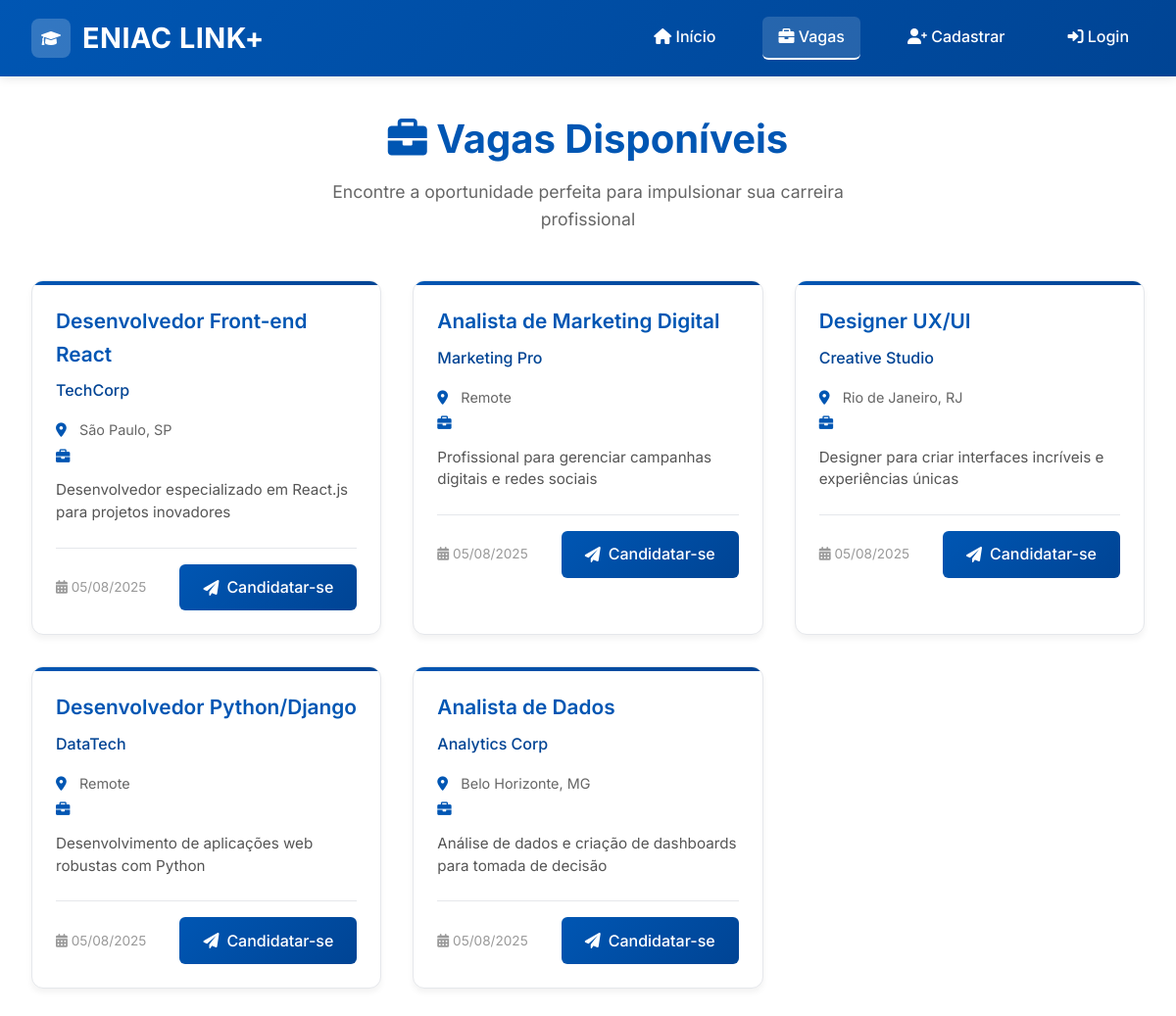
Screenshot of /vagas_original.php with the database file from the repository.
### tables this page shows
CREATE TABLE vagas (
    id INT AUTO_INCREMENT PRIMARY KEY,
    titulo VARCHAR(150) NOT NULL,
    empresa VARCHAR(100) NOT NULL,
    descricao TEXT NOT NULL,
    requisitos TEXT,
    beneficios TEXT,
    salario_min DECIMAL(10,2),
    salario_max DECIMAL(10,2),
    tipo_contrato ENUM('clt', 'pj', 'estagio', 'freelancer', 'temporario'),
    modalidade ENUM('presencial', 'remoto', 'hibridinhas', 'híbrido') DEFAULT 'presencial',
    localizacao VARCHAR(100),
    nivel ENUM('junior', 'pleno', 'senior', 'gerencia', 'diretoria'),
    area VARCHAR(50),
    status ENUM('ativa', 'pausada', 'encerrada') DEFAULT 'ativa',
    data_publicacao DATE,
    data_encerramento DATE,
    vagas_disponiveis INT DEFAULT 1,
    visualizacoes INT DEFAULT 0,
    data_criacao TIMESTAMP DEFAULT CURRENT_TIMESTAMP,
    data_atualizacao TIMESTAMP DEFAULT CURRENT_TIMESTAMP ON UPDATE CURRENT_TIMESTAMP
);

### vagas_original.php (the view, shortened to what this page needs)
<?php
try {
    $database = new Database();
    $pdo = $database->connect();
    $sql = "SELECT * FROM vagas WHERE status = 'ativa' ORDER BY data_criacao DESC";
    $stmt = $pdo->prepare($sql);
    $stmt->execute();
    $vagas = $stmt->fetchAll(PDO::FETCH_ASSOC);
} catch (PDOException $e) {
    $vagas = [];
    error_log("Erro ao buscar vagas: " . $e->getMessage());
}
?>
<!DOCTYPE html>
<html lang="pt-br">
<head>
  <link rel="stylesheet" href="https://cdnjs.cloudflare.com/ajax/libs/font-awesome/6.0.0/css/all.min.css">
</head>
<body>
  <header>
    <div class="header-container">
      <div class="logo-section">
        <div class="logo-icon">
          <i class="fas fa-graduation-cap"></i>
        </div>
        <h2>ENIAC LINK+</h2>
      </div>
      <nav>
        <a href="index.php"><i class="fas fa-home"></i> Início</a>
        <a href="vagas.php" class="active"><i class="fas fa-briefcase"></i> Vagas</a>
        <a href="cadastro.php"><i class="fas fa-user-plus"></i> Cadastrar</a>
        <a href="login_admin.php"><i class="fas fa-sign-in-alt"></i> Login</a>
      </nav>
    </div>
  </header>
  <div class="main-container">
    <div class="page-header">
      <h1><i class="fas fa-briefcase"></i> Vagas Disponíveis</h1>
      <p>Encontre a oportunidade perfeita para impulsionar sua carreira profissional</p>
    </div>
    <?php if (!empty($vagas)): ?>
      <div class="vagas-grid">
        <?php foreach ($vagas as $vaga): ?>
          <div class="vaga-card">
            <div class="vaga-header">
              <h3 class="vaga-title"><?php echo htmlspecialchars($vaga['titulo']); ?></h3>
              <p class="vaga-empresa"><?php echo htmlspecialchars($vaga['empresa']); ?></p>
            </div>
            <div class="vaga-info">
              <div class="vaga-info-item">
                <i class="fas fa-map-marker-alt"></i>
                <span><?php echo htmlspecialchars($vaga['localizacao']); ?></span>
              </div>
              <div class="vaga-info-item">
                <i class="fas fa-briefcase"></i>
              </div>
            </div>
            <div class="vaga-descricao">
              <?php echo nl2br(htmlspecialchars($vaga['descricao'])); ?>
            </div>
            <div class="vaga-footer">
              <span class="vaga-data">
                <i class="fas fa-calendar-alt"></i>
                <?php echo date('d/m/Y', strtotime($vaga['data_criacao'])); ?>
              </span>
              <a href="candidatar_vaga.php?id=<?php echo $vaga['id']; ?>" class="btn-candidatar">
                <i class="fas fa-paper-plane"></i>
                Candidatar-se
              </a>
            </div>
          </div>
        <?php endforeach; ?>
      </div>
    <?php endif; ?>
  </div>
</body>
</html>

### vagas_original.php (style rules this page uses)
* { box-sizing: border-box; margin: 0; padding: 0; }
body { font-family: 'Inter', sans-serif; background-color: #ffffff; color: #333; line-height: 1.6; }
header { background: linear-gradient(135deg, #0056b3, #004494); padding: 0; color: white; box-shadow: 0 2px 10px rgba(0, 0, 0, 0.1); position: relative; }
.header-container { max-width: 1200px; margin: 0 auto; display: flex; justify-content: space-between; align-items: center; padding: 1rem 2rem; }
.logo-section { display: flex; align-items: center; gap: 12px; }
.logo-section h2 { font-size: 1.8rem; font-weight: 700; letter-spacing: 0.5px; }
.logo-icon { width: 40px; height: 40px; background: rgba(255, 255, 255, 0.2); border-radius: 8px; display: flex; align-items: center; justify-content: center; }
nav { display: flex; gap: 2rem; }
nav a { color: white; text-decoration: none; font-weight: 500; padding: 0.5rem 1rem; border-radius: 6px; transition: all 0.3s ease; }
nav a.active { background: rgba(255, 255, 255, 0.15); border-bottom: 2px solid #ffffff; }
.main-container { max-width: 1200px; margin: 0 auto; padding: 2rem; }
.page-header { text-align: center; margin-bottom: 3rem; }
.page-header h1 { color: #0056b3; font-size: 2.5rem; font-weight: 700; margin-bottom: 0.5rem; }
.page-header p { color: #666; font-size: 1.1rem; max-width: 600px; margin: 0 auto; }
.vagas-grid { display: grid; grid-template-columns: repeat(auto-fit, minmax(350px, 1fr)); gap: 2rem; margin-top: 2rem; }
.vaga-card { background: white; border-radius: 12px; padding: 1.5rem; box-shadow: 0 4px 6px rgba(0, 0, 0, 0.05); border: 1px solid #e5e7eb; transition: all 0.3s ease; position: relative; overflow: hidden; }
.vaga-card::before { content: ''; position: absolute; top: 0; left: 0; right: 0; height: 4px; background: linear-gradient(135deg, #0056b3, #004494); }
.vaga-header { margin-bottom: 1rem; }
.vaga-title { color: #0056b3; font-size: 1.3rem; font-weight: 600; margin-bottom: 0.5rem; }
.vaga-empresa { color: #004494; font-size: 1rem; font-weight: 500; }
.vaga-info { margin: 1rem 0; }
.vaga-info-item { display: flex; align-items: center; margin-bottom: 0.5rem; color: #666; font-size: 0.9rem; }
.vaga-info-item i { width: 16px; margin-right: 8px; color: #0056b3; }
.vaga-descricao { color: #555; font-size: 0.95rem; line-height: 1.5; margin: 1rem 0; display: -webkit-box; -webkit-line-clamp: 3; -webkit-box-orient: vertical; overflow: hidden; }
.vaga-footer { margin-top: 1.5rem; padding-top: 1rem; border-top: 1px solid #e5e7eb; display: flex; justify-content: space-between; align-items: center; }
.vaga-data { color: #999; font-size: 0.85rem; }
.btn-candidatar { background: linear-gradient(135deg, #0056b3, #004494); color: white; padding: 0.7rem 1.5rem; border: none; border-radius: 6px; font-weight: 500; text-decoration: none; transition: all 0.3s ease; display: inline-flex; align-items: center; gap: 0.5rem; }

### rows the page displays
vagas: titulo "Desenvolvedor Front-end React", empresa "TechCorp", localizacao "São Paulo, SP", descricao "Desenvolvedor especializado em React.js para projetos inovadores", data_criacao "05/08/2025"
vagas: titulo "Analista de Marketing Digital", empresa "Marketing Pro", localizacao "Remote", descricao "Profissional para gerenciar campanhas digitais e redes sociais", data_criacao "05/08/2025"
vagas: titulo "Designer UX/UI", empresa "Creative Studio", localizacao "Rio de Janeiro, RJ", descricao "Designer para criar interfaces incríveis e experiências únicas", data_criacao "05/08/2025"
vagas: titulo "Desenvolvedor Python/Django", empresa "DataTech", localizacao "Remote", descricao "Desenvolvimento de aplicações web robustas com Python", data_criacao "05/08/2025"
vagas: titulo "Analista de Dados", empresa "Analytics Corp", localizacao "Belo Horizonte, MG", descricao "Análise de dados e criação de dashboards para tomada de decisão", data_criacao "05/08/2025"
